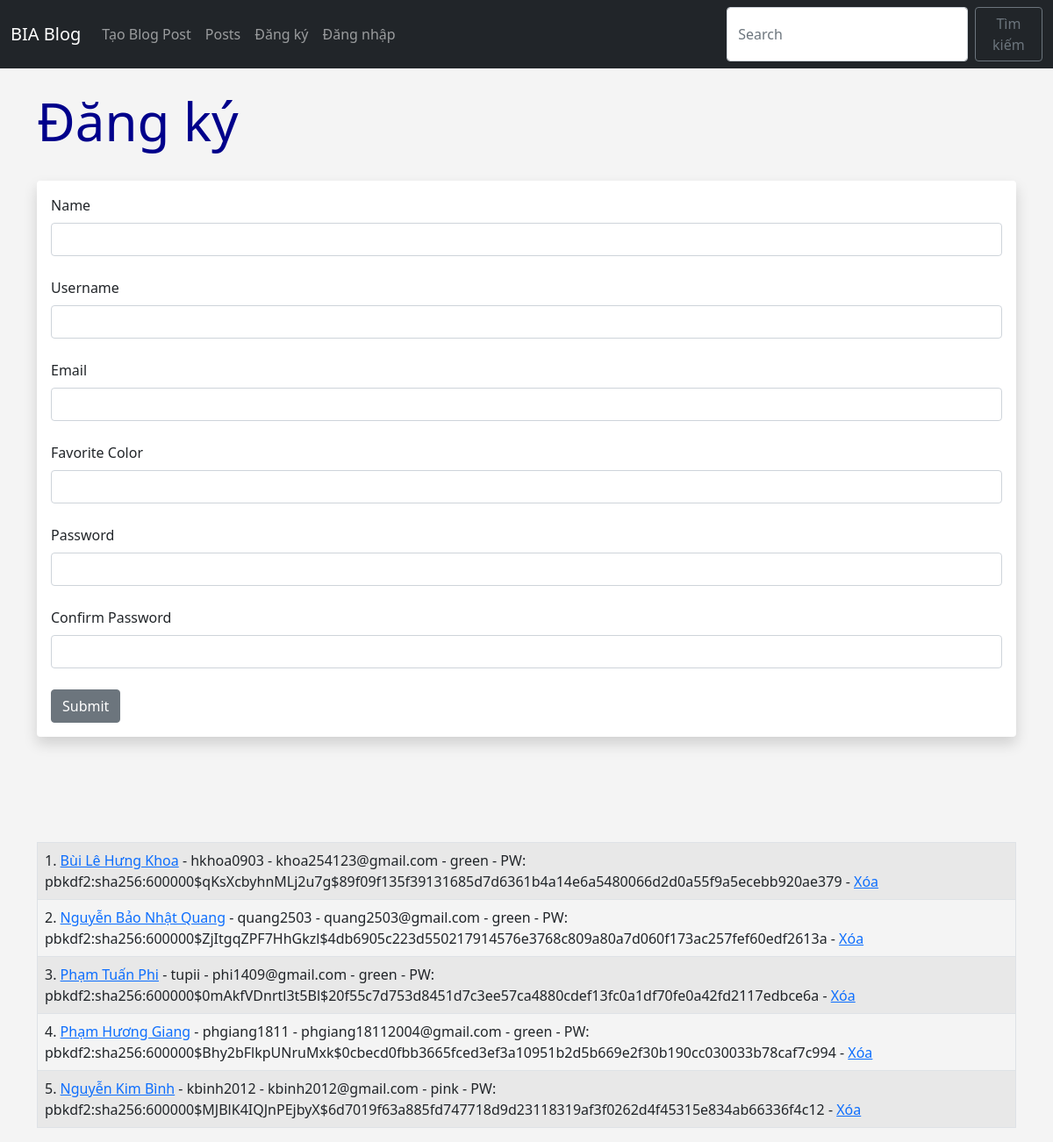
Screenshot of /user/add with the database file from the repository.
### app.py (models this page shows, shortened)
class Users(db.Model, UserMixin):
	id = db.Column(db.Integer, primary_key=True)
	username = db.Column(db.String(20), nullable=False, unique=True)
	name = db.Column(db.String(200), nullable=False)
	email = db.Column(db.String(120), nullable=False, unique=True)
	favorite_color = db.Column(db.String(120))
	about_author = db.Column(db.Text(), nullable=True)
	date_added = db.Column(db.DateTime, default=datetime.utcnow)
	profile_pic = db.Column(db.String(), nullable=True)
	password_hash = db.Column(db.String(128))
	posts = db.relationship('Posts', backref='poster')
	@property
	def password(self):
		raise AttributeError('password is not a readable attribute!')

### app.py (the view, shortened to what this page needs)
@app.route('/user/add', methods=['GET', 'POST'])
def add_user():
	name = None
	form = UserForm()
	our_users = Users.query.order_by(Users.date_added)
	return render_template("add_user.html",
		form=form,
		name=name,
		our_users=our_users)

### webforms.py
class UserForm(FlaskForm):
	name = StringField("Name", validators=[DataRequired()])
	username = StringField("Username", validators=[DataRequired()])
	email = StringField("Email", validators=[DataRequired()])
	favorite_color = StringField("Favorite Color")
	about_author = TextAreaField("About Author")
	password_hash = PasswordField('Password', validators=[DataRequired(), EqualTo('password_hash2', message='Passwords Must Match!')])
	password_hash2 = PasswordField('Confirm Password', validators=[DataRequired()])
	profile_pic = FileField("Profile Pic")
	submit = SubmitField("Submit")

class SearchForm(FlaskForm):
	searched = StringField("Searched", validators=[DataRequired()])
	submit = SubmitField("Submit")

### app.py (called while the page is built)
@app.context_processor
def base():
	form = SearchForm()
	return dict(form=form)

### templates/add_user.html (shortened to what this page needs)
{% extends 'base.html' %}
{% block content %}
{% if name %}
	<h1>Đăng ký thành công!</h1>
	<br/><br/>
<table class="table table-hover table-bordered table-striped">
{% for our_user in our_users %}
	<tr>
	<td>{{ our_user.id }}. <a href="{{ url_for('update', id=our_user.id)}}">{{ our_user.name }}</a> - {{ our_user.email }} - {{ our_user.favorite_color }} -
		<a href="{{ url_for('delete', id=our_user.id)}}">Xóa</a></td>
	</tr>
{% endfor %}
</table>
{% else %}
	<h1>Đăng ký</h1>
	<br/>
<div class="shadow p-3 mb-5 bg-body rounded">
	<form method="POST">
		{{ form.name.label(class="form-label") }}
		{{ form.name(class="form-control") }}
		<br/>
		{{ form.username.label(class="form-label") }}
		{{ form.username(class="form-control") }}
		<br/>
		{{ form.email.label(class="form-label") }}
		{{ form.email(class="form-control") }}
		<br/>
		{{ form.favorite_color.label(class="form-label") }}
		{{ form.favorite_color(class="form-control") }}
		<br/>
		{{ form.password_hash.label(class="form-label") }}
		{{ form.password_hash(class="form-control") }}
		<br/>
		{{ form.password_hash2.label(class="form-label") }}
		{{ form.password_hash2(class="form-control") }}
		<br/>
		{{ form.submit(class="btn btn-secondary") }}
	</form>
</div>
<br/><br/><br/>
<table class="table table-hover table-bordered table-striped">
{% for our_user in our_users %}
	<tr>
	<td>{{ our_user.id }}. <a href="{{ url_for('update', id=our_user.id)}}">{{ our_user.name }}</a> - {{our_user.username }} - {{ our_user.email }} - {{ our_user.favorite_color }} -
	PW: {{ our_user.password_hash }} -
	<a href="{{ url_for('delete', id=our_user.id)}}">Xóa</a></td>
	</tr>
{% endfor %}
</table>
{% endif %}
{% endblock %}

### static/css/style.css (style rules this page uses)
h1 { color: darkblue; font-size:60px; }
body { background: #f4f4f4; }

### rows the page displays
Users: id "1", name "Bùi Lê Hưng Khoa", username "hkhoa0903", email "khoa254123@gmail.com", favorite_color "green", password_hash "pbkdf2:sha256:600000$qKsXcbyhnMLj2u7g$89f09f135f39131685d7d6361b4a14e6a5480066d2d0a55f9a5ecebb920ae379"
Users: id "2", name "Nguyễn Bảo Nhật Quang", username "quang2503", email "quang2503@gmail.com", favorite_color "green", password_hash "pbkdf2:sha256:600000$ZjItgqZPF7HhGkzl$4db6905c223d550217914576e3768c809a80a7d060f173ac257fef60edf2613a"
Users: id "3", name "Phạm Tuấn Phi", username "tupii", email "phi1409@gmail.com", favorite_color "green", password_hash "pbkdf2:sha256:600000$0mAkfVDnrtl3t5Bl$20f55c7d753d8451d7c3ee57ca4880cdef13fc0a1df70fe0a42fd2117edbce6a"
Users: id "4", name "Phạm Hương Giang", username "phgiang1811", email "phgiang18112004@gmail.com", favorite_color "green", password_hash "pbkdf2:sha256:600000$Bhy2bFlkpUNruMxk$0cbecd0fbb3665fced3ef3a10951b2d5b669e2f30b190cc030033b78caf7c994"
Users: id "5", name "Nguyễn Kim Bình", username "kbinh2012", email "kbinh2012@gmail.com", favorite_color "pink", password_hash "pbkdf2:sha256:600000$MJBlK4IQJnPEjbyX$6d7019f63a885fd747718d9d23118319af3f0262d4f45315e834ab66336f4c12"
